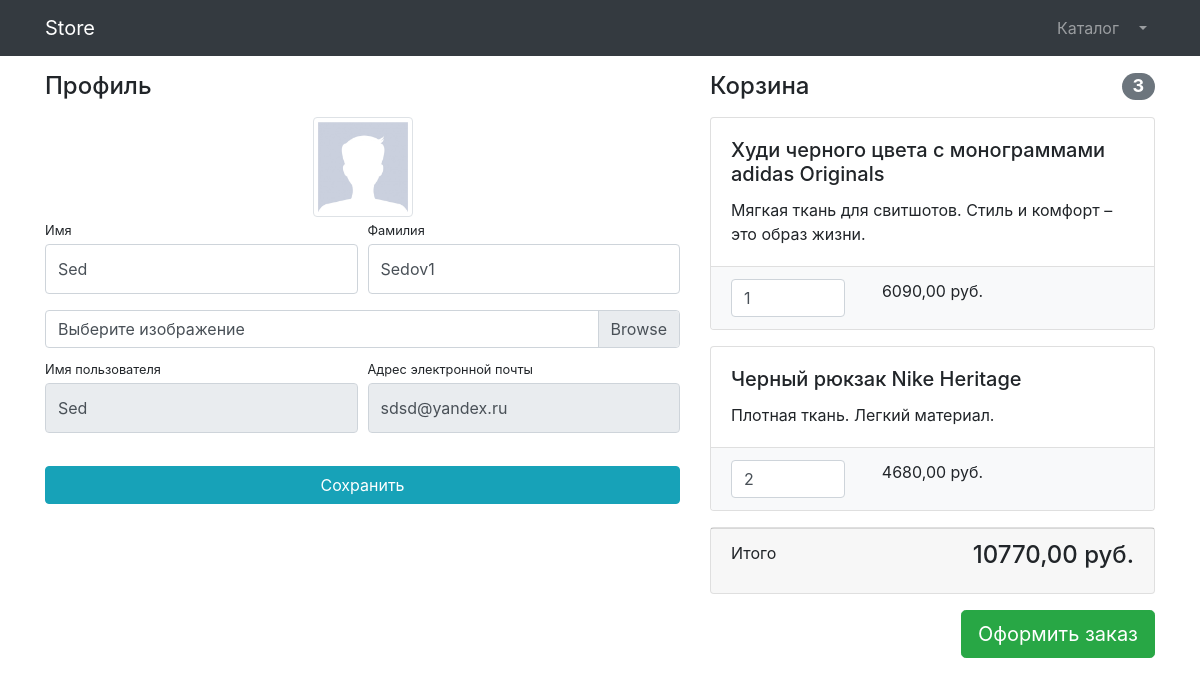
/users/profile/ (signed in), run on an earlier commit of the app's database.
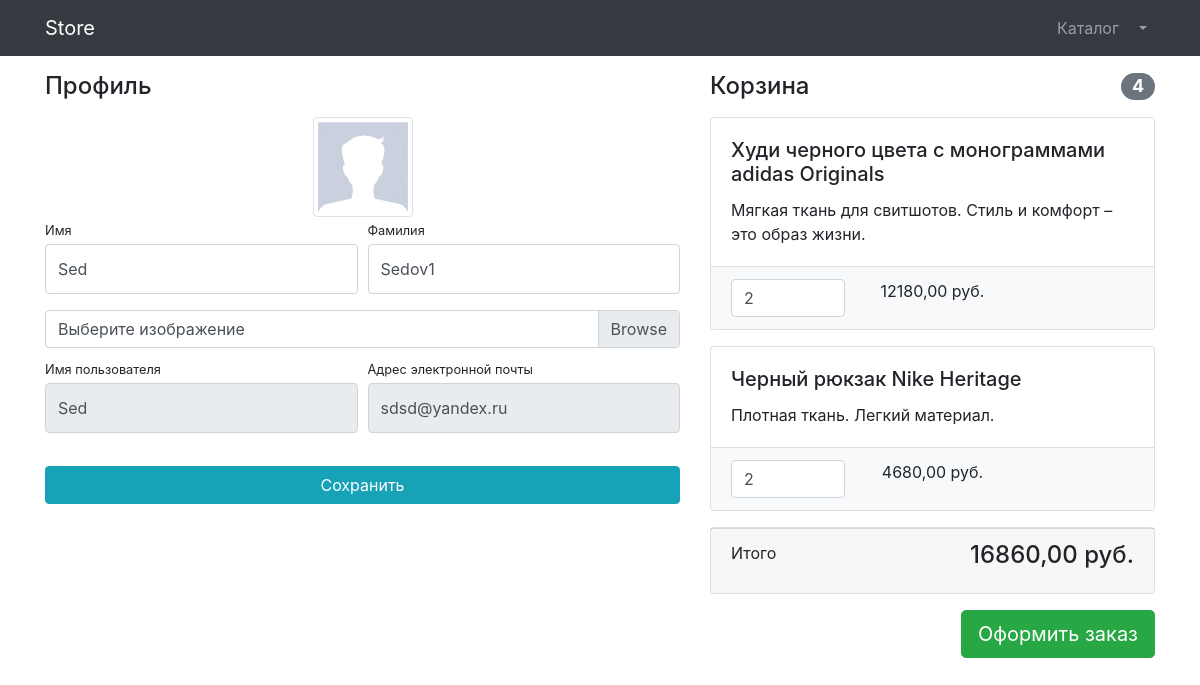
And on a later commit of the database.
### products/models.py (models this page shows, shortened)
class Basket(models.Model):
    user = models.ForeignKey(to=User, on_delete=models.CASCADE)
    product = models.ForeignKey(Product, on_delete=models.CASCADE)
    quantity = models.PositiveSmallIntegerField(default=0)
    created_timestamp= models.DateTimeField(auto_now_add=True)
    objects = BasketQuerySet.as_manager()
    def sum(self):
        return self.product.price * self.quantity

class Product(models.Model):
    name = models.CharField(max_length=256)
    descriptions = models.TextField()
    price = models.DecimalField(max_digits=8, decimal_places=2)
    quantity = models.PositiveIntegerField(default=0)
    image = models.ImageField(upload_to='products_images')
    category = models.ForeignKey(to=ProductCategory, on_delete=models.CASCADE)
    class Meta:
        verbose_name = 'Продукт'
        verbose_name_plural = 'Продукты'

### users/views.py (the view)
# urls.py: path('profile/',profile,name='profile' ),
@login_required
def profile(request):
    if request.method == 'POST':
        form = UserProfileForm(instance=request.user, data=request.POST, files=request.FILES)
        if form.is_valid():
            form.save()
            messages.success(request, 'Данные успешно изменены')
            return HttpResponseRedirect(reverse('profile'))
        else:
            print(form.errors)
    else:
        form = UserProfileForm(instance=request.user)
    context = {
        'title':'Store - Профиль',
        'form':form,
        'baskets': Basket.objects.filter(user=request.user),
               }
    return render(request, 'users/profile.html',context)

### users/forms.py
class UserProfileForm(UserChangeForm):
    first_name = forms.CharField(widget=forms.TextInput(attrs={
        'class': 'form-control py-4',
    }))
    last_name = forms.CharField(widget=forms.TextInput(attrs={
    'class': 'form-control py-4',
    }))
    image = forms.ImageField(widget=forms.FileInput(attrs={
    'class': 'custom-file-input',
    }), required= False)
    username = forms.CharField(widget=forms.TextInput(attrs={
    'class': 'form-control py-4',
    'readonly':True,
    }))
    email = forms.CharField(widget=forms.EmailInput(attrs={
    'class': 'form-control py-4',
    'readonly':True,
    }))
    class Meta:
        model = User
        fields = ('first_name', 'last_name','image', 'username', 'email')

### products/models.py (called while the page is built)
    def total_sum(self):
        return sum([basket.sum() for basket in self])

    def total_quantity(self):
        return sum([basket.quantity for basket in self])

### users/templates/users/profile.html (shortened to what this page needs)
{% extends 'products/base.html' %}
{% load static %}
{% block css %}
    <link href="{% static 'vendor/css/profile.css' %}" rel="stylesheet">
{% endblock %}
{% block content %}
    <div class="container">
    <div class="row">
        <div class="col-lg-7">
            <h4 class="mt-3 mb-3">Профиль</h4>
            <div class="col-lg-12 text-center">
                <img width="100" height="100"
                     src="{% if user.image %}  {{ user.image.url }} {% else %} {% static 'vendor/img/users/default_avatar.jpg' %} {% endif %} "
                     class="img-thumbnail">
            </div>
            <form action="{% url 'profile' %}" method="post" enctype="multipart/form-data">
                <div class="form-row">
                    <div class="col-lg-6">
                        <div class="form-group">
                            <label class="small mb-1" for="{{form.first_name.id_for_label}}">Имя</label>
                            {{form.first_name}}
                        </div>
                    </div>
                    <div class="col-lg-6">
                        <div class="form-group">
                            <label class="small mb-1" for="{{form.last_name.id_for_label}}">Фамилия</label>
                            {{form.last_name}}
                        </div>
                    </div>
                </div>
                <div class="form-row mb-2">
                    <div class="col-lg-12">
                        <div class="custom-file">
                            <label class="custom-file-label" for="{{form.image.id_for_label}}">
                                Выберите изображение
                            </label>
                        </div>
                    </div>
                </div>
                <div class="form-row">
                    <div class="col-lg-6">
                        <label class="small mb-1" for="{{form.username.id_for_label}}">
                            Имя пользователя
                        </label>
                        {{form.username}}
                    </div>
                    <div class="col-lg-6">
                        <label class="small mb-1" for="{{form.email.id_for_label}}">
                            Адрес электронной почты
                        </label>
                        {{form.email}}
                    </div>
                </div>
                <div class="form-row">
                    <div class="col-lg-12" style="margin-top: 33px;">
                        <input class="btn btn-info btn-block" type="submit" value="Сохранить">
                    </div>
                </div>
            </form>
        </div>
        <div class="col-lg-5">
            {% include 'products/basket.html' %}
        </div>
    </div>
</div>
{% endblock %}

### products/templates/products/basket.html (shortened to what this page needs)
{% if baskets %}
    <h4 class="mt-3 mb-3 d-flex justify-content-between align-items-center mb-3">
                    Корзина <span class="badge badge-secondary badge-pill">{{ baskets.total_quantity }}</span>
                </h4>
    {% for basket in baskets %}
        <div class="card mb-3">
                    <div class="card-body">
                        <h5 class="card-title">{{ basket.product.name }}</h5>
                        <p class="card-text">{{ basket.product.descriptions }}</p>
                    </div>
                    <ul class="list-group list-group-flush">
                        <li class="list-group-item bg-light">
                            <div class="row text-center">
                                <div class="col-lg-4">
                                    <input name="basketID" type="number" class="form-control"
                                           value="{{ basket.quantity }}" min="0">
                                </div>
                                <div class="col-lg-4">{{ basket.sum }} руб.</div>
                                <div class="col-lg-4">
                                </div>
                            </div>
                        </li>
                    </ul>
                </div>
    {% endfor %}
    <div class="card mb-3">
                    <div class="card-footer">
                        <p class="float-left">Итого</p>
                        <h4 class="float-right">{{ baskets.total_sum }} руб.</h4>
                    </div>
                </div>
    <a class="btn btn-success btn-lg float-right" href="../orders/order-create.html">
                    Оформить заказ
                </a>
{% else %}
    <h4 class="mt-3 mb-3 text-center ">
        Корзина пуста
    </h4>
{% endif %}

What changed in the data, as far as the page shows it:
changed Basket "Худи черного цвета с монограммами adidas Originals": total_quantity "3" → "4"; basketID "1" → "2"; sum "6090,00" → "12180,00"; total_sum "10770,00" → "16860,00"
